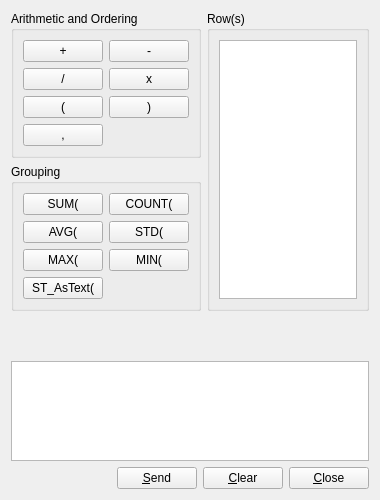
<?xml version="1.0" encoding="UTF-8"?>
<ui version="4.0">
 <class>Sys_Sql_Help_Row_Wid</class>
 <widget class="QWidget" name="Sys_Sql_Help_Row_Wid">
  <property name="geometry">
   <rect>
    <x>0</x>
    <y>0</y>
    <width>380</width>
    <height>500</height>
   </rect>
  </property>
  <property name="minimumSize">
   <size>
    <width>380</width>
    <height>500</height>
   </size>
  </property>
  <property name="maximumSize">
   <size>
    <width>380</width>
    <height>500</height>
   </size>
  </property>
  <property name="windowTitle">
   <string>Select the row(s) with Sql-Helper</string>
  </property>
  <property name="windowIcon">
   <iconset resource="resources/system_sys_resource.qrc">
    <normaloff>:/prom_icon</normaloff>:/prom_icon</iconset>
  </property>
  <layout class="QVBoxLayout" name="verticalLayout_2">
   <item>
    <layout class="QHBoxLayout" name="horizontalLayout">
     <item>
      <layout class="QVBoxLayout" name="verticalLayout">
       <item>
        <widget class="QGroupBox" name="groupBox_ari">
         <property name="minimumSize">
          <size>
           <width>150</width>
           <height>0</height>
          </size>
         </property>
         <property name="title">
          <string>Arithmetic and Ordering</string>
         </property>
         <layout class="QGridLayout" name="gridLayout">
          <item row="0" column="0">
           <widget class="Sys_Letter_Button" name="pushButton_plus">
            <property name="text">
             <string>+</string>
            </property>
           </widget>
          </item>
          <item row="0" column="1">
           <widget class="Sys_Letter_Button" name="pushButton_minus">
            <property name="text">
             <string>-</string>
            </property>
           </widget>
          </item>
          <item row="1" column="0">
           <widget class="Sys_Letter_Button" name="pushButton_div">
            <property name="text">
             <string>/</string>
            </property>
           </widget>
          </item>
          <item row="1" column="1">
           <widget class="Sys_Letter_Button" name="pushButton_mult">
            <property name="text">
             <string>x</string>
            </property>
           </widget>
          </item>
          <item row="2" column="0">
           <widget class="Sys_Letter_Button" name="pushButton_open_brack">
            <property name="text">
             <string>(</string>
            </property>
           </widget>
          </item>
          <item row="2" column="1">
           <widget class="Sys_Letter_Button" name="pushButton_close_brack">
            <property name="text">
             <string>)</string>
            </property>
           </widget>
          </item>
          <item row="3" column="0">
           <widget class="Sys_Letter_Button" name="pushButton_komma">
            <property name="text">
             <string>,</string>
            </property>
           </widget>
          </item>
         </layout>
        </widget>
       </item>
       <item>
        <widget class="QGroupBox" name="groupBox_group">
         <property name="title">
          <string>Grouping</string>
         </property>
         <layout class="QGridLayout" name="gridLayout_2">
          <item row="1" column="0">
           <widget class="Sys_Letter_Button" name="pushButton_sum">
            <property name="toolTip">
             <string>Sum it up</string>
            </property>
            <property name="text">
             <string>SUM(</string>
            </property>
           </widget>
          </item>
          <item row="1" column="1">
           <widget class="Sys_Letter_Button" name="pushButton_count">
            <property name="toolTip">
             <string>Count the number of entrees</string>
            </property>
            <property name="text">
             <string>COUNT(</string>
            </property>
           </widget>
          </item>
          <item row="2" column="0">
           <widget class="Sys_Letter_Button" name="pushButton_avg">
            <property name="toolTip">
             <string>Calculates the average</string>
            </property>
            <property name="text">
             <string>AVG(</string>
            </property>
           </widget>
          </item>
          <item row="2" column="1">
           <widget class="Sys_Letter_Button" name="pushButton_std">
            <property name="toolTip">
             <string>Calculates the standard deviation</string>
            </property>
            <property name="text">
             <string>STD(</string>
            </property>
           </widget>
          </item>
          <item row="3" column="0">
           <widget class="Sys_Letter_Button" name="pushButton_max">
            <property name="toolTip">
             <string>Find the maximum value</string>
            </property>
            <property name="text">
             <string>MAX(</string>
            </property>
           </widget>
          </item>
          <item row="3" column="1">
           <widget class="Sys_Letter_Button" name="pushButton_min">
            <property name="toolTip">
             <string>Find the maximum value</string>
            </property>
            <property name="text">
             <string>MIN(</string>
            </property>
           </widget>
          </item>
          <item row="4" column="0">
           <widget class="Sys_Letter_Button" name="pushButton_astext">
            <property name="text">
             <string>ST_AsText(</string>
            </property>
           </widget>
          </item>
         </layout>
        </widget>
       </item>
      </layout>
     </item>
     <item>
      <widget class="QGroupBox" name="groupBox_row">
       <property name="minimumSize">
        <size>
         <width>0</width>
         <height>300</height>
        </size>
       </property>
       <property name="title">
        <string>Row(s)</string>
       </property>
       <layout class="QHBoxLayout" name="horizontalLayout_2">
        <item>
         <widget class="QListWidget" name="listWidget">
          <property name="maximumSize">
           <size>
            <width>16777215</width>
            <height>16777215</height>
           </size>
          </property>
         </widget>
        </item>
       </layout>
      </widget>
     </item>
    </layout>
   </item>
   <item>
    <spacer name="verticalSpacer">
     <property name="orientation">
      <enum>Qt::Vertical</enum>
     </property>
     <property name="sizeHint" stdset="0">
      <size>
       <width>20</width>
       <height>36</height>
      </size>
     </property>
    </spacer>
   </item>
   <item>
    <widget class="QTextEdit" name="textEdit_sql">
     <property name="maximumSize">
      <size>
       <width>16777215</width>
       <height>100</height>
      </size>
     </property>
     <property name="autoFillBackground">
      <bool>false</bool>
     </property>
     <property name="html">
      <string>&lt;!DOCTYPE HTML PUBLIC &quot;-//W3C//DTD HTML 4.0//EN&quot; &quot;http://www.w3.org/TR/REC-html40/strict.dtd&quot;&gt;
&lt;html&gt;&lt;head&gt;&lt;meta name=&quot;qrichtext&quot; content=&quot;1&quot; /&gt;&lt;style type=&quot;text/css&quot;&gt;
p, li { white-space: pre-wrap; }
&lt;/style&gt;&lt;/head&gt;&lt;body style=&quot; font-family:'MS Shell Dlg 2'; font-size:8.25pt; font-weight:400; font-style:normal;&quot;&gt;
&lt;p style=&quot;-qt-paragraph-type:empty; margin-top:0px; margin-bottom:0px; margin-left:0px; margin-right:0px; -qt-block-indent:0; text-indent:0px; font-size:8pt;&quot;&gt;&lt;br /&gt;&lt;/p&gt;&lt;/body&gt;&lt;/html&gt;</string>
     </property>
    </widget>
   </item>
   <item>
    <layout class="QHBoxLayout" name="_2">
     <item>
      <spacer>
       <property name="orientation">
        <enum>Qt::Horizontal</enum>
       </property>
       <property name="sizeHint" stdset="0">
        <size>
         <width>209</width>
         <height>18</height>
        </size>
       </property>
      </spacer>
     </item>
     <item>
      <widget class="QPushButton" name="send_button">
       <property name="text">
        <string>&amp;Send</string>
       </property>
      </widget>
     </item>
     <item>
      <widget class="QPushButton" name="clear_button">
       <property name="text">
        <string>&amp;Clear</string>
       </property>
      </widget>
     </item>
     <item>
      <widget class="QPushButton" name="close_button">
       <property name="text">
        <string>&amp;Close</string>
       </property>
      </widget>
     </item>
    </layout>
   </item>
  </layout>
 </widget>
 <customwidgets>
  <customwidget>
   <class>Sys_Letter_Button</class>
   <extends>QPushButton</extends>
   <header location="global">sys_letter_button.h</header>
  </customwidget>
 </customwidgets>
 <resources>
  <include location="resources/system_sys_resource.qrc"/>
 </resources>
 <connections/>
</ui>
